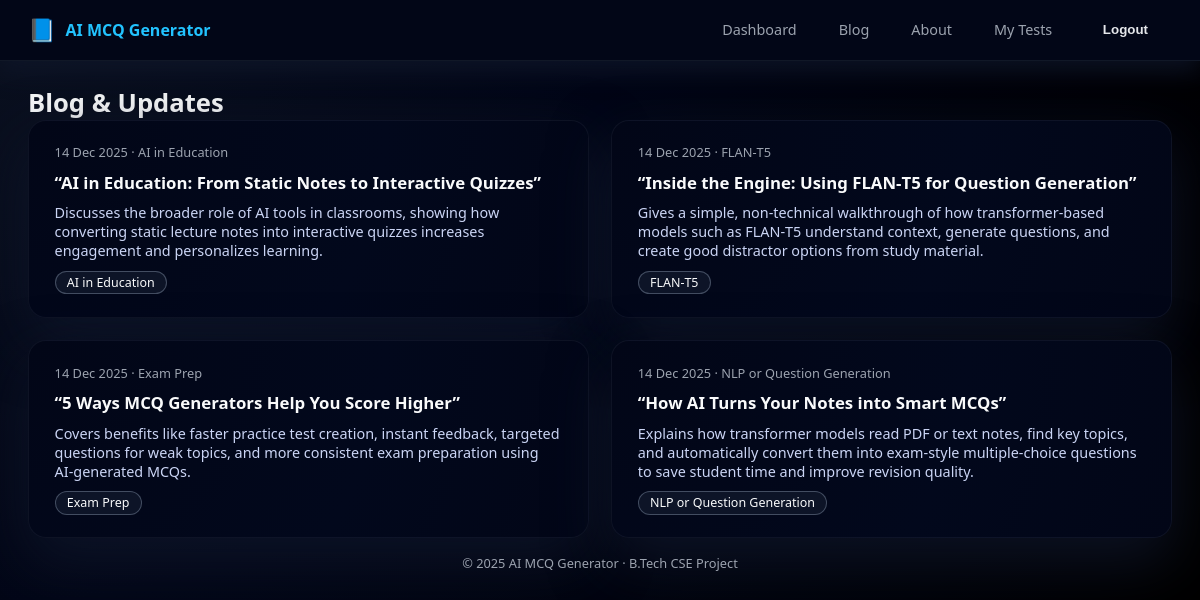
Page /blog/ (signed in) on the committed database.
### blog/models.py (models this page shows, shortened)
class BlogPost(models.Model):
    title = models.CharField(max_length=200)
    summary = models.TextField()
    tag = models.CharField(max_length=50, blank=True)
    created_at = models.DateTimeField(auto_now_add=True)
    class Meta:
        ordering = ["-created_at"]

### mcq_app/views.py (the view)
# urls.py: path("blog/", views.blog_view, name="blog"),
@login_required(login_url="login")
def blog_view(request):
    posts = BlogPost.objects.all()
    return render(request, "blog.html", {"posts": posts})

### templates/blog.html (shortened to what this page needs)
{% extends 'base.html' %}
{% block header_title %}Blog & Updates{% endblock %}
{% block content %}
<div class="blog-grid">
    {% for post in posts %}
        <article class="card blog-card">
            <div class="blog-meta">
                {{ post.created_at|date:"d M Y" }}
                {% if post.tag %} · {{ post.tag }}{% endif %}
            </div>
            <h2 class="blog-title">{{ post.title }}</h2>
            <p class="blog-excerpt">
                {{ post.summary }}
            </p>
            {% if post.tag %}
                <div>
                    <span class="blog-tag">{{ post.tag }}</span>
                </div>
            {% endif %}
        </article>
    {% empty %}
        <p class="text-muted">
            No blog posts yet. Add some posts from the admin panel.
        </p>
    {% endfor %}
</div>
{% endblock %}

### rows in the picture
BlogPost: created_at "14 Dec 2025", tag "AI in Education", title "“AI in Education: From Static Notes to Interactive Quizzes”", summary "Discusses the broader role of AI tools in classrooms, showing how converting static lecture notes into interactive quizzes increases engagement and personalizes learning."
BlogPost: created_at "14 Dec 2025", tag "FLAN‑T5", title "“Inside the Engine: Using FLAN‑T5 for Question Generation”", summary "Gives a simple, non‑technical walkthrough of how transformer‑based models such as FLAN‑T5 understand context, generate questions, and create good distractor options from study material."
BlogPost: created_at "14 Dec 2025", tag "Exam Prep", title "“5 Ways MCQ Generators Help You Score Higher”", summary "Covers benefits like faster practice test creation, instant feedback, targeted questions for weak topics, and more consistent exam preparation using AI‑generated MCQs."
BlogPost: created_at "14 Dec 2025", tag "NLP or Question Generation", title "“How AI Turns Your Notes into Smart MCQs”", summary "Explains how transformer models read PDF or text notes, find key topics, and automatically convert them into exam‑style multiple‑choice questions to save student time and improve revision quality."
